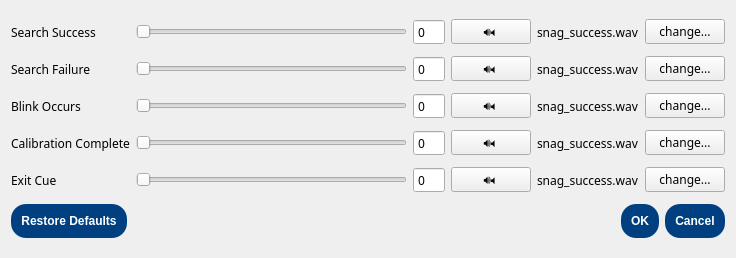
<?xml version="1.0" encoding="UTF-8"?>
<ui version="4.0">
 <class>soundSettingsDialogue</class>
 <widget class="QDialog" name="soundSettingsDialogue">
  <property name="geometry">
   <rect>
    <x>0</x>
    <y>0</y>
    <width>736</width>
    <height>258</height>
   </rect>
  </property>
  <property name="sizePolicy">
   <sizepolicy hsizetype="Preferred" vsizetype="Fixed">
    <horstretch>0</horstretch>
    <verstretch>0</verstretch>
   </sizepolicy>
  </property>
  <property name="font">
   <font>
    <family>Century Gothic</family>
   </font>
  </property>
  <property name="windowTitle">
   <string>Dialog</string>
  </property>
  <layout class="QGridLayout" name="gridLayout">
   <property name="verticalSpacing">
    <number>3</number>
   </property>
   <item row="0" column="0">
    <widget class="QLabel" name="label">
     <property name="text">
      <string>Search Success</string>
     </property>
    </widget>
   </item>
   <item row="0" column="1">
    <widget class="QSlider" name="successSlide">
     <property name="maximum">
      <number>100</number>
     </property>
     <property name="pageStep">
      <number>1</number>
     </property>
     <property name="value">
      <number>0</number>
     </property>
     <property name="sliderPosition">
      <number>0</number>
     </property>
     <property name="orientation">
      <enum>Qt::Horizontal</enum>
     </property>
     <property name="tickPosition">
      <enum>QSlider::NoTicks</enum>
     </property>
    </widget>
   </item>
   <item row="0" column="2">
    <widget class="QSpinBox" name="successBox">
     <property name="buttonSymbols">
      <enum>QAbstractSpinBox::NoButtons</enum>
     </property>
     <property name="maximum">
      <number>100</number>
     </property>
    </widget>
   </item>
   <item row="0" column="3">
    <widget class="QPushButton" name="successMute">
     <property name="text">
      <string>🔊🔈</string>
     </property>
    </widget>
   </item>
   <item row="0" column="4">
    <widget class="QLabel" name="successFileLabel">
     <property name="text">
      <string>snag_success.wav</string>
     </property>
    </widget>
   </item>
   <item row="0" column="5">
    <widget class="QPushButton" name="successChange">
     <property name="text">
      <string>change...</string>
     </property>
    </widget>
   </item>
   <item row="1" column="0">
    <widget class="QLabel" name="label_4">
     <property name="text">
      <string>Search Failure</string>
     </property>
    </widget>
   </item>
   <item row="1" column="1">
    <widget class="QSlider" name="failureSlide">
     <property name="pageStep">
      <number>1</number>
     </property>
     <property name="orientation">
      <enum>Qt::Horizontal</enum>
     </property>
    </widget>
   </item>
   <item row="1" column="2">
    <widget class="QSpinBox" name="failureBox">
     <property name="buttonSymbols">
      <enum>QAbstractSpinBox::NoButtons</enum>
     </property>
     <property name="maximum">
      <number>100</number>
     </property>
    </widget>
   </item>
   <item row="1" column="3">
    <widget class="QPushButton" name="failureMute">
     <property name="text">
      <string>🔊🔈</string>
     </property>
    </widget>
   </item>
   <item row="1" column="4">
    <widget class="QLabel" name="failureFileLabel">
     <property name="text">
      <string>snag_success.wav</string>
     </property>
    </widget>
   </item>
   <item row="1" column="5">
    <widget class="QPushButton" name="failureChange">
     <property name="text">
      <string>change...</string>
     </property>
    </widget>
   </item>
   <item row="2" column="0">
    <widget class="QLabel" name="label_6">
     <property name="text">
      <string>Blink Occurs</string>
     </property>
    </widget>
   </item>
   <item row="2" column="1">
    <widget class="QSlider" name="occursSlide">
     <property name="pageStep">
      <number>1</number>
     </property>
     <property name="orientation">
      <enum>Qt::Horizontal</enum>
     </property>
    </widget>
   </item>
   <item row="2" column="2">
    <widget class="QSpinBox" name="occursBox">
     <property name="buttonSymbols">
      <enum>QAbstractSpinBox::NoButtons</enum>
     </property>
     <property name="maximum">
      <number>100</number>
     </property>
    </widget>
   </item>
   <item row="2" column="3">
    <widget class="QPushButton" name="occursMute">
     <property name="text">
      <string>🔊🔈</string>
     </property>
    </widget>
   </item>
   <item row="2" column="4">
    <widget class="QLabel" name="occursFileLabel">
     <property name="text">
      <string>snag_success.wav</string>
     </property>
    </widget>
   </item>
   <item row="2" column="5">
    <widget class="QPushButton" name="occursChange">
     <property name="text">
      <string>change...</string>
     </property>
    </widget>
   </item>
   <item row="3" column="0">
    <widget class="QLabel" name="label_8">
     <property name="text">
      <string>Calibration Complete</string>
     </property>
    </widget>
   </item>
   <item row="3" column="1">
    <widget class="QSlider" name="completeSlide">
     <property name="pageStep">
      <number>1</number>
     </property>
     <property name="orientation">
      <enum>Qt::Horizontal</enum>
     </property>
    </widget>
   </item>
   <item row="3" column="2">
    <widget class="QSpinBox" name="completeBox">
     <property name="buttonSymbols">
      <enum>QAbstractSpinBox::NoButtons</enum>
     </property>
     <property name="maximum">
      <number>100</number>
     </property>
    </widget>
   </item>
   <item row="3" column="3">
    <widget class="QPushButton" name="completeMute">
     <property name="text">
      <string>🔊🔈</string>
     </property>
    </widget>
   </item>
   <item row="3" column="4">
    <widget class="QLabel" name="completeFileLabel">
     <property name="text">
      <string>snag_success.wav</string>
     </property>
    </widget>
   </item>
   <item row="3" column="5">
    <widget class="QPushButton" name="completeChange">
     <property name="text">
      <string>change...</string>
     </property>
    </widget>
   </item>
   <item row="4" column="0">
    <widget class="QLabel" name="label_10">
     <property name="text">
      <string>Exit Cue</string>
     </property>
    </widget>
   </item>
   <item row="4" column="1">
    <widget class="QSlider" name="cueSlide">
     <property name="pageStep">
      <number>1</number>
     </property>
     <property name="orientation">
      <enum>Qt::Horizontal</enum>
     </property>
    </widget>
   </item>
   <item row="4" column="2">
    <widget class="QSpinBox" name="cueBox">
     <property name="buttonSymbols">
      <enum>QAbstractSpinBox::NoButtons</enum>
     </property>
     <property name="maximum">
      <number>100</number>
     </property>
    </widget>
   </item>
   <item row="4" column="3">
    <widget class="QPushButton" name="cueMute">
     <property name="text">
      <string>🔊🔈</string>
     </property>
    </widget>
   </item>
   <item row="4" column="4">
    <widget class="QLabel" name="cueFileLabel">
     <property name="text">
      <string>snag_success.wav</string>
     </property>
    </widget>
   </item>
   <item row="4" column="5">
    <widget class="QPushButton" name="cueChange">
     <property name="text">
      <string>change...</string>
     </property>
    </widget>
   </item>
   <item row="5" column="0" colspan="6">
    <widget class="QDialogButtonBox" name="buttonBox">
     <property name="sizePolicy">
      <sizepolicy hsizetype="Expanding" vsizetype="Fixed">
       <horstretch>0</horstretch>
       <verstretch>0</verstretch>
      </sizepolicy>
     </property>
     <property name="styleSheet">
      <string notr="true">QPushButton{background-color: #004080;
font: 9pt &quot;Century Gothic&quot;;
color: white;
font-weight: bold;
border-radius:15px;
padding:10px;
}
QPushButton:hover{
background-color: #265d93;
}
QPushButton:pressed{
background-color: #004080;
}
QPushButton:disabled{
background-color:#e0e0e0;
font-weight:normal;
color:grey;
}</string>
     </property>
     <property name="orientation">
      <enum>Qt::Horizontal</enum>
     </property>
     <property name="standardButtons">
      <set>QDialogButtonBox::Cancel|QDialogButtonBox::Ok|QDialogButtonBox::RestoreDefaults</set>
     </property>
    </widget>
   </item>
  </layout>
 </widget>
 <tabstops>
  <tabstop>successSlide</tabstop>
  <tabstop>successBox</tabstop>
  <tabstop>successMute</tabstop>
  <tabstop>successChange</tabstop>
  <tabstop>failureSlide</tabstop>
  <tabstop>failureBox</tabstop>
  <tabstop>failureMute</tabstop>
  <tabstop>failureChange</tabstop>
  <tabstop>occursSlide</tabstop>
  <tabstop>occursBox</tabstop>
  <tabstop>occursMute</tabstop>
  <tabstop>occursChange</tabstop>
  <tabstop>completeSlide</tabstop>
  <tabstop>completeBox</tabstop>
  <tabstop>completeMute</tabstop>
  <tabstop>completeChange</tabstop>
  <tabstop>cueSlide</tabstop>
  <tabstop>cueBox</tabstop>
  <tabstop>cueMute</tabstop>
  <tabstop>cueChange</tabstop>
 </tabstops>
 <resources/>
 <connections>
  <connection>
   <sender>buttonBox</sender>
   <signal>accepted()</signal>
   <receiver>soundSettingsDialogue</receiver>
   <slot>accept()</slot>
   <hints>
    <hint type="sourcelabel">
     <x>251</x>
     <y>333</y>
    </hint>
    <hint type="destinationlabel">
     <x>157</x>
     <y>274</y>
    </hint>
   </hints>
  </connection>
  <connection>
   <sender>buttonBox</sender>
   <signal>rejected()</signal>
   <receiver>soundSettingsDialogue</receiver>
   <slot>reject()</slot>
   <hints>
    <hint type="sourcelabel">
     <x>319</x>
     <y>333</y>
    </hint>
    <hint type="destinationlabel">
     <x>286</x>
     <y>274</y>
    </hint>
   </hints>
  </connection>
 </connections>
</ui>
